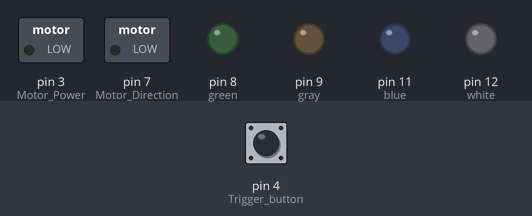
Simulated run of this sketch. Board: Arduino Uno, built with avr-gcc and run on an emulated ATmega328P. Parts: switched loads named in the sketch (green lamp = pin HIGH), output pins drawn as LEDs (lit = HIGH). Dashed ring = blinking. The inputs (shaded band) are chosen by the test bench; at power-on: pin 4 (Trigger_button) LOW. Pins used as bus, display or sensor lines are not drawn.

Above: at 1.2 s.
1.3 s: pin 4 (Trigger_button) pulled HIGH for 0.15 s
At 3.9 s:
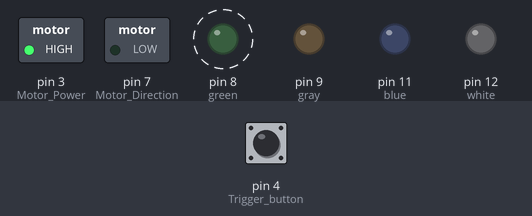
4.3 s: pin 4 (Trigger_button) pulled HIGH for 3.2 s
At 10.4 s:
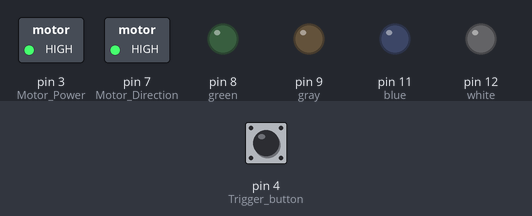
10.5 s: pin 4 (Trigger_button) pulled HIGH for 1 s
At 11.3 s:
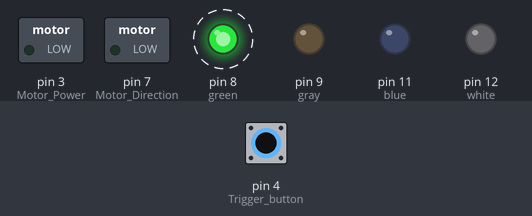
Timing chart, 0 to 17.5 s (numbered marks = the images above; inputs shaded):
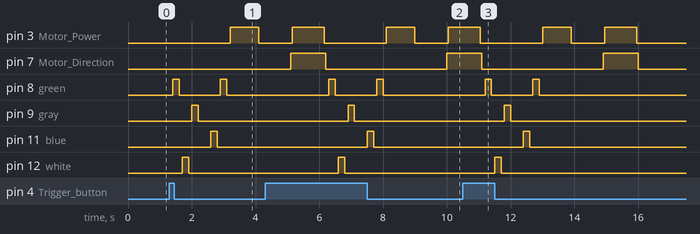

The sketch:

HoneyLemon.ino
```cpp
void setup() {
  // put your setup code here, to run once:

  pinMode(3, OUTPUT);       // Motor Power
  pinMode(7, OUTPUT);       // Motor Direction
  pinMode(4, INPUT);        // Trigger button

  pinMode(8, OUTPUT);       // green: green
  pinMode(9, OUTPUT);       // gray: yellow
  pinMode(10, OUTPUT);      // brown: red
  pinMode(11, OUTPUT);      // blue: green
  pinMode(12, OUTPUT);      // white: white


  digitalWrite(3,0);
  digitalWrite(7,0);
}

void loop() {
  // put your main code here, to run repeatedly:


if (digitalRead(4) == HIGH)
{
  flashy_lights();
  release_ball();
}

}

void flashy_lights()
{
  delay(100);
  // make the lights flash in a random pattern

  doLight(8);
  doLight(12);
  doLight(9);
  doLight(10);
  doLight(11);
  doLight(8);

}


void doLight(int p)
{
  digitalWrite(p, 1);
  delay(200);
  digitalWrite(p, 0);
  delay(100);
}

void release_ball()
{
  open_door();
  delay(1000);
  close_door();
}


void open_door()
{
  digitalWrite(7,0);
  digitalWrite(3,1);
  delay(900);
  digitalWrite(3,0);
}


void close_door()
{
  digitalWrite(7,1);
  delay(50);
  digitalWrite(3,1);
  delay(1000);
  digitalWrite(3,0);
  delay(50);
  digitalWrite(7,0);
}
```

Measured:
- after the input at 1.3 s, pin 3 (Motor_Power): LOW → HIGH after 1.9 s, → LOW 0.90 s later; pin 8 (green): alternates HIGH for 0.20 s and LOW for 1.3 s, starting after 0.10 s; pin 9 (gray): LOW → HIGH after 0.70 s, → LOW 0.20 s later; pin 11 (blue): LOW → HIGH after 1.3 s, → LOW 0.20 s later; pin 12 (white): LOW → HIGH after 0.40 s, → LOW 0.20 s later
- after the input at 4.3 s, pin 8 (green): alternates HIGH for 0.20 s and LOW for 1.3 s, 4 changes in all, then stays LOW, starting after 2.0 s; pin 9 (gray): LOW → HIGH after 2.6 s, → LOW 0.20 s later; pin 11 (blue): LOW → HIGH after 3.2 s, → LOW 0.20 s later; pin 12 (white): LOW → HIGH after 2.3 s, → LOW 0.20 s later
- after the input at 10.5 s, pin 8 (green): alternates HIGH for 0.20 s and LOW for 1.3 s, 4 changes in all, then stays LOW, starting after 0.70 s; pin 9 (gray): LOW → HIGH after 1.3 s, → LOW 0.20 s later; pin 11 (blue): LOW → HIGH after 1.9 s, → LOW 0.20 s later; pin 12 (white): LOW → HIGH after 1.0 s, → LOW 0.20 s later
